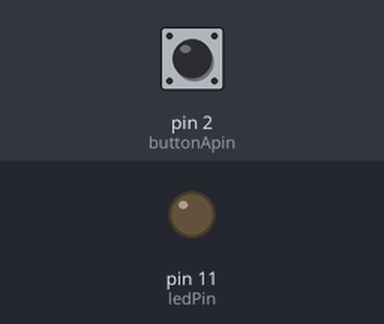
A sketch run on a simulated Arduino Uno, built with avr-gcc and run on an emulated ATmega328P. Parts: output pins drawn as LEDs (lit = HIGH). The inputs (shaded band) are chosen by the test bench; at power-on: pin 2 (buttonApin) HIGH.

Above: at 1.2 s.
1.3 s: pin 2 (buttonApin) pulled LOW for 0.15 s
At 1.37 s:
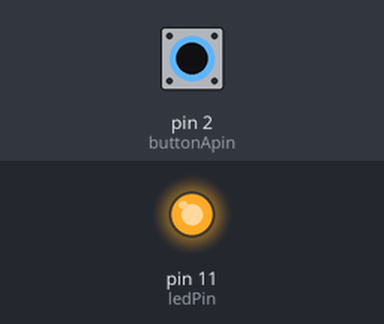
2.9 s: pin 2 (buttonApin) pulled LOW for 3.2 s
At 6.7 s:
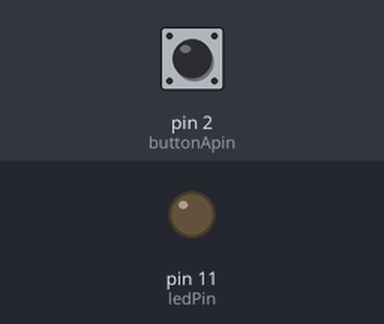
Timing chart, 0 to 8.2 s (numbered marks = the images above; inputs shaded):
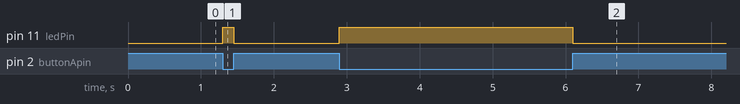

Measured:
- after the input at 1.3 s, pin 11 (ledPin): LOW → HIGH at once, → LOW 0.15 s later
- after the input at 2.9 s, pin 11 (ledPin): LOW → HIGH at once, → LOW 3.2 s later

The sketch:

Interrupt-ISR-loop.ino
```cpp
/***********************************************************
File name: lab22.ino
Description: Example with interrupt
***********************************************************/

int ledPin = 11;   // select the pin for the LED
int buttonApin = 2;

// Interrupt Service Routine (ISR)
void switchPressed ()
{
  if  (digitalRead (buttonApin) == LOW)
        digitalWrite(ledPin, HIGH);
  else
    digitalWrite(ledPin, LOW);
}  // end of switchPressed


void setup ()
{
  pinMode (ledPin, OUTPUT);  // so we can update the LED
  pinMode(buttonApin, INPUT_PULLUP);    // internal pull-up resistor
  attachInterrupt (digitalPinToInterrupt (buttonApin), switchPressed, CHANGE);  // attach interrupt handler
}  // end of setup

void loop ()
{

}
```
